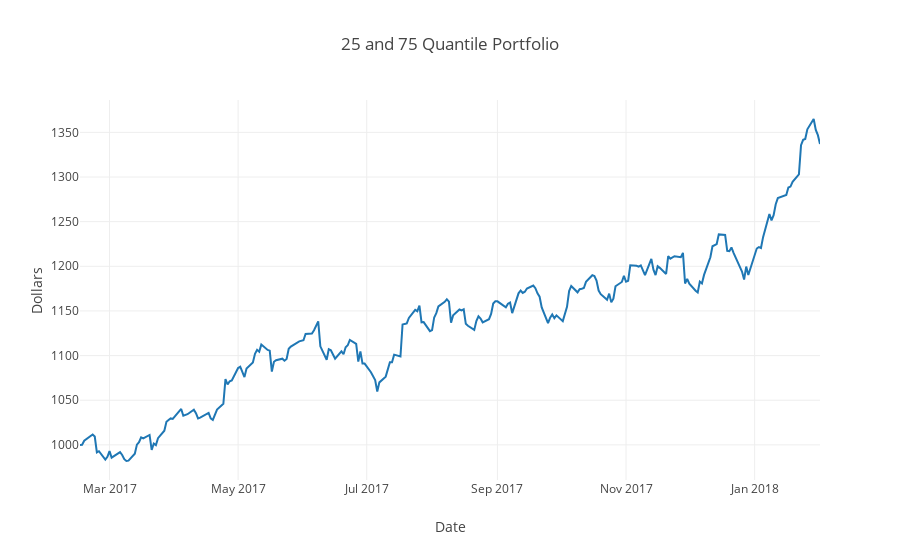

Notebook source saved alongside this figure:
### Markdown cell above
Use the plotly library to generate visualizations for your exploraton.
Generate a line graph with the data you've generated.  Use the plotly basic line.  Make sure to label your graph!

(Reference for [plotly line-graphs](https://plot.ly/python/line-charts/#line-plot-modes).)

### Code cell
# First plot the graph of the [25,75] quantile portfolio results.
# You'll need to do a little work getting reasonable x axis values
# https://plot.ly/python/figure-labels/
import plotly
plotly.offline.init_notebook_mode(connected=True)
import plotly.graph_objs as go

trace0 = go.Scatter(x = df1["Date"], y = value1[1:], mode = "lines", name = "25/75 quantiles")

data = [trace0]
layout = go.Layout(title = "25 and 75 Quantile Portfolio", xaxis = dict(title = "Date"), yaxis = dict(title = "Dollars"))
fig = go.Figure(data = data, layout = layout)
plotly.offline.iplot(fig, filename = "line-mode")

### Figure 1 — Plotly figure (JSON) as saved in the notebook; plotly's stock layout.template omitted (floating-point values rounded to 4 significant figures; data arrays with more than 128 entries replaced by an {"elided": "..."} marker saying what was removed)
{"data": [{"mode": "lines", "name": "25/75 quantiles", "type": "scatter", "x": {"elided": "243 str values"}, "y": {"elided": "243 float values"}}], "layout": {"title": "25 and 75 Quantile Portfolio", "xaxis": {"title": "Date"}, "yaxis": {"title": "Dollars"}}}
